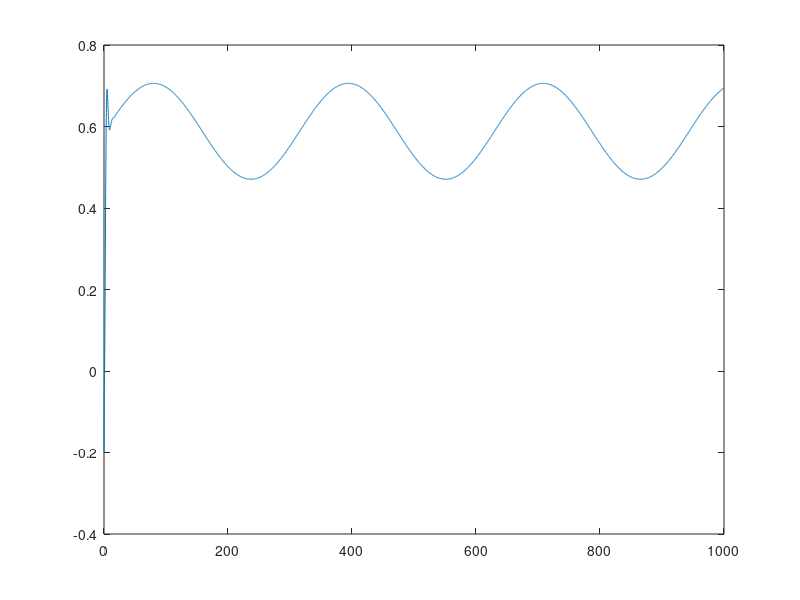

Source code (MATLAB):
t = 0:0.1:1000;

a = -0.26778*exp(-4.85567 * t);

bc = 2 * -0.25857*exp(-0.42216*t).*cos(0.72249*t) - 2*(0.3605)*exp(-0.42216*t).*sin(0.72249*t);

de = 2 * (-0.00166*cos(0.02*t) + 0.0588*sin(0.02*t));

f = 0.58824;

y = a + bc +de +f;

figure(10)

plot(t, y)